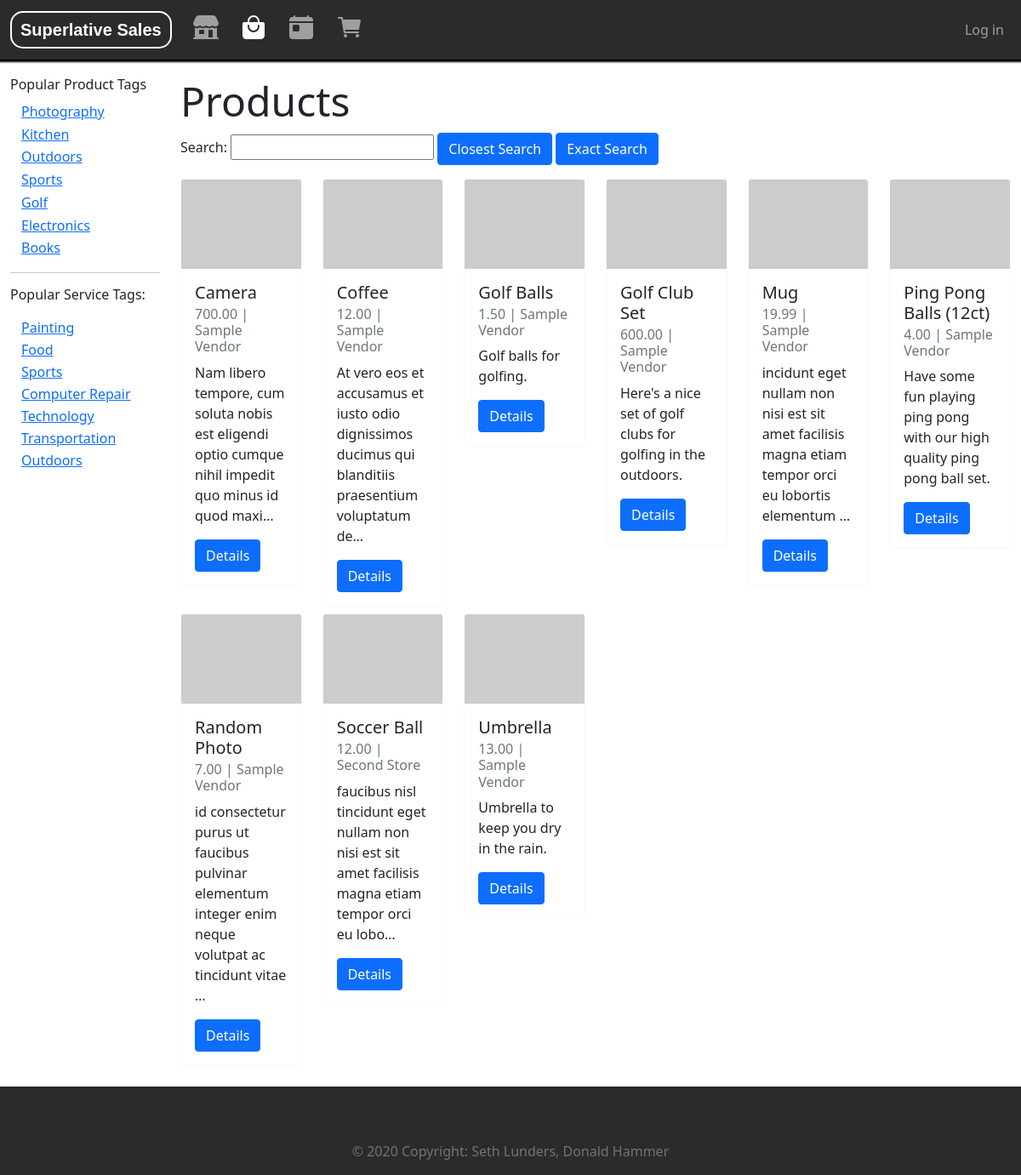
/store/products/, run on an earlier commit of the app's database.
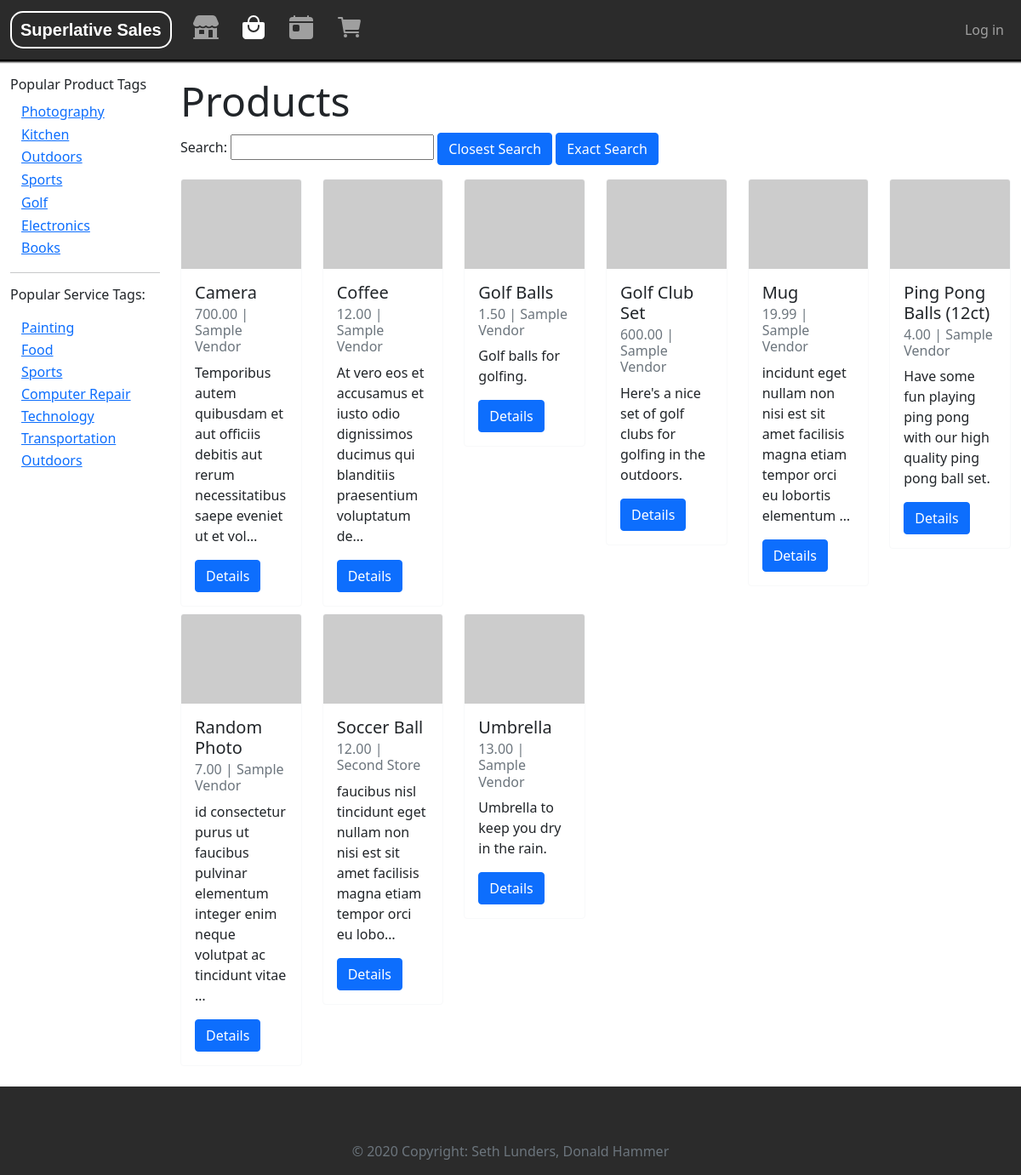
And on a later commit of the database.
### storeApp/models.py (models this page shows, shortened)
class ProductListing(models.Model):
    id = models.UUIDField(primary_key=True, default=uuid.uuid4, help_text="Unique ID for this particular order", editable=False)
    active = models.BooleanField(default=True)
    name = models.CharField(max_length=200, help_text="Enter a name for your product.")
    imageURL = models.URLField(max_length=200, help_text="Enter image URL", default=randomPhoto())
    price = models.DecimalField(decimal_places=2, max_digits=7) # allows max price of $99,999.99
    description = models.TextField()
    quantity_available = models.IntegerField(help_text="How many are available? Leave blank if unlimited.", null=True, blank=True)
    restockDate = models.DateField(help_text="Leave blank if N/A",null=True, blank=True)
    vendor = models.ForeignKey(Vendor, on_delete=models.RESTRICT)
    tags = models.ManyToManyField(ProductTag, blank=True)
    def get_absolute_url(self):
        return reverse('product-detail', args=[str(self.id)])
    def list_tags(self):
        return ', '.join(tag.name for tag in self.tags.all()[:3])
    list_tags.short_description = 'Tags'
    class Meta:
        permissions = (("can_set_active", "Set product as active"),)

class Vendor(models.Model):
    name = models.CharField(max_length=200, help_text="Enter your vendor name.", unique=True)
    owner = models.OneToOneField(User, on_delete=models.CASCADE)
    logoURL = models.URLField(max_length=200, help_text="Enter image URL", default=randomPhoto())
    description = models.TextField()
    phone_number = models.CharField(max_length=20, help_text="1 (234) 567 8901")
    emergency_phone_number = models.CharField(max_length=20, help_text="1 (234) 567 8901")
    address1 = models.CharField(max_length=1024, help_text="Address line 1")
    address2 = models.CharField(max_length=1024, help_text="Address line 2", null=True, blank=True)
    zip_code = models.CharField(max_length=12, help_text="Zip Code")
    city = models.CharField(max_length=1024, help_text="City")
    state_or_province = models.CharField(max_length=1024, help_text="State/Province (if applicable)", null=True, blank=True)
    country = models.CharField(max_length=1024, help_text="Country")
    date_created = models.DateTimeField(default=datetime.now, blank=True)
    def __str__(self):
        return self.name

### storeApp/views.py (the view)
# urls.py: path('products/', views.ProductListView.as_view(), name='products'),
class ProductListView(generic.ListView):
    model = ProductListing
    ordering = ['name']
    def get_context_data(self, **kwargs):
        context = super().get_context_data(**kwargs)
        context['form'] = ProductSearchForm()
        return context

### storeApp/forms.py (shortened to what this page needs)
class ProductSearchForm(forms.Form):
    query = forms.CharField()
    def __init__(self, *args, **kwargs):
        super(ProductSearchForm, self).__init__(*args, **kwargs)
        self.fields['query'].label = "Search"

### storeApp/context_processors.py (called while the page is built)
def add_variable_to_context(request):
    return {
        'top_producttags': ProductTag.objects.all()[:7],
        'top_servicetags': ServiceTag.objects.all()[:7],
    }

### storeApp/models.py (called while the page is built)
    def get_absolute_url(self):
        return reverse('product-tag-detail', args=[str(self.name), 1])

    def get_absolute_url(self):
        return reverse('service-tag-detail', args=[str(self.name), 1])

### storeApp/templates/storeApp/productlisting_list.html (shortened to what this page needs)
{% extends "base_generic.html" %}
  {% load humanize %}
{% block content %}
    <h1 class="display-5">Products</h1>
    <form action="" method="post">
      {{ form.as_table }}
      <button class="btn btn-primary" type="submit" formaction="{% url 'product-search' type='closest' %}">Closest Search</button>
      <button class="btn btn-primary" type="submit" formaction="{% url 'product-search' type='exact' %}">Exact Search</button>
    </form>
    {% if productlisting_list %}
    <div class="row mt-3">
        {% for product in productlisting_list %}
            {% if product.active %}
                <div class="col-xs-1 col-sm-6 col-md-4 col-lg-2 mb-2">
                  <div class="card flex-grow-1 border-light">
                    <img src="{{ product.imageURL }}" class="card-img-top" alt="...">
                    <div class="card-body">
                      <h5 class="card-title">{{ product.name }}</h5>
                      <h6 class="card-subtitle mb-2 text-muted">{{ product.price|intcomma }} | {{ product.vendor }}</h6>
                      <p class="card-text">{{ product.description|truncatechars:100 }}</p>
                      <a href="{{ product.get_absolute_url }}" class="btn btn-primary">Details</a>
                    </div>
                  </div>
                </div>
            {% endif %}
        {% endfor %}
    </div>
    {% else %}
        <p>There are currently no available products.</p>
    {% endif %}
{% endblock content %}

What changed in the data, as far as the page shows it:
changed ProductListing "Camera": description "Nam libero tempore, cum soluta nobis est eligendi optio cumque nihil impedit quo minus id quod maxi…" → "Temporibus autem quibusdam et aut officiis debitis aut rerum necessitatibus saepe eveniet ut et vol…"
